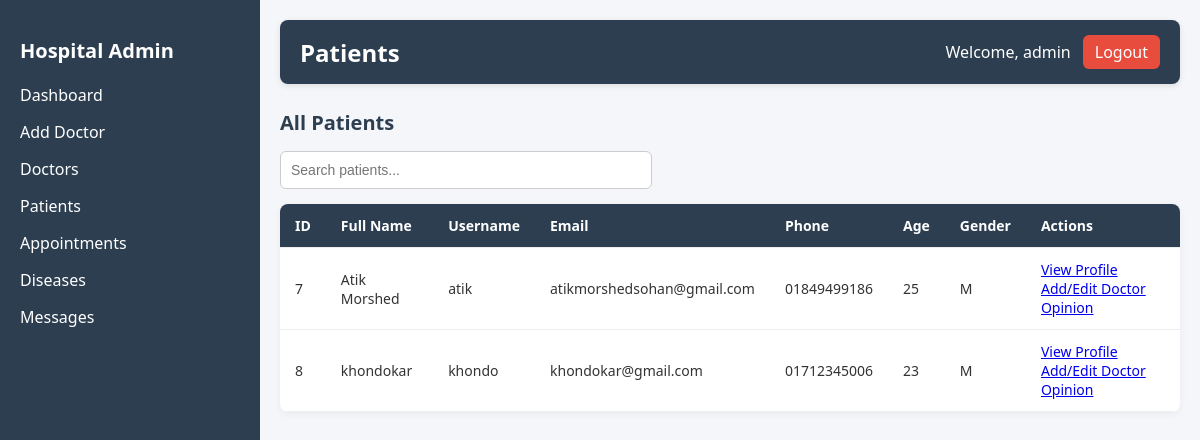
Page /custom_admin/patients/ (signed in) on the earlier database version.
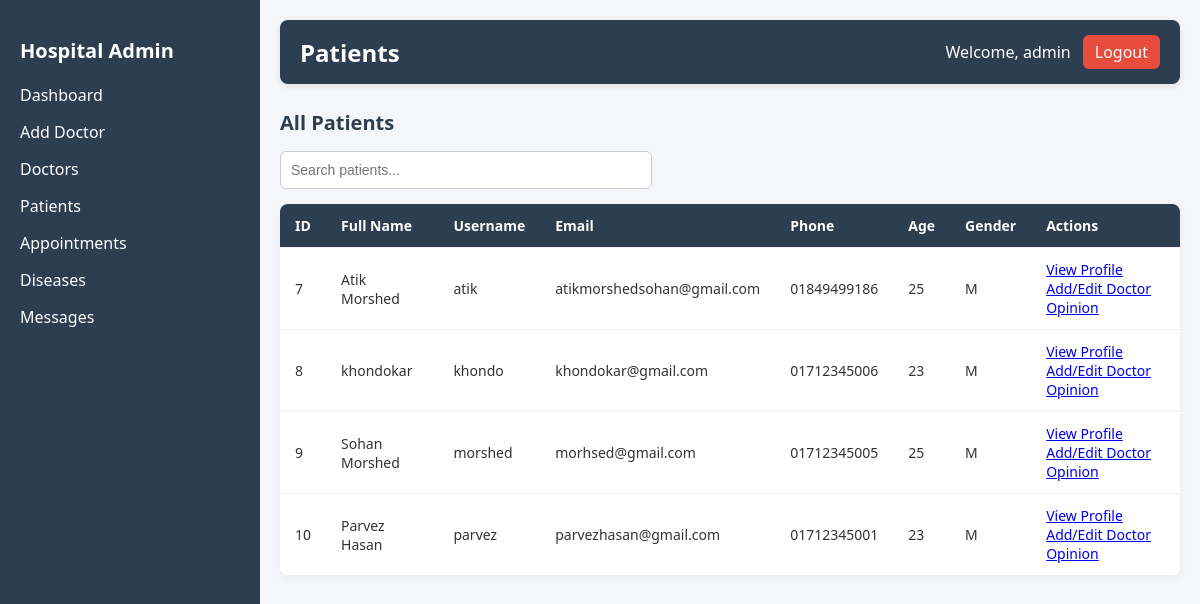
Same page on the later database version.
### main_app/models.py (models this page shows, shortened)
class User(AbstractUser):
    full_name = models.CharField(max_length=150)
    phone = models.CharField(max_length=15)
    nid = models.CharField(max_length=20)
    age = models.IntegerField(blank=True, null=True)
    gender = models.CharField(max_length=10)
    is_admin = models.BooleanField(default=False)

### custom_admin/views.py (the view)
# urls.py: path("patients/", views.patient_list, name="patient_list"),
@login_required
def patient_list(request):
    patients = User.objects.filter(is_admin=False, is_superuser=False, is_staff=False).order_by("id")
    return render(request, "patient_list.html", {"patients": patients})

### custom_admin/templates/patient_list.html (shortened to what this page needs)
{% load static %}
<!DOCTYPE html>
<html lang="en">
  <head>
    <link rel="stylesheet" href="{% static 'css/patient_list.css' %}" />
  </head>
  <body>
    {% include 'sidder_part.html' %}
    <div class="main-content">
      <header>
        <h1>Patients</h1>
        <div class="user-info">
          <span>Welcome, {{ request.user.username }}</span>
          <a href="{% url 'logout' %}" class="logout-btn">Logout</a>
        </div>
      </header>
      <section class="table-section">
        <h2>All Patients</h2>
        <input
          type="text"
          id="searchInput"
          placeholder="Search patients..."
          onkeyup="filterPatients()"
        />
        <table id="patientsTable">
          <thead>
            <tr>
              <th>ID</th>
              <th>Full Name</th>
              <th>Username</th>
              <th>Email</th>
              <th>Phone</th>
              <th>Age</th>
              <th>Gender</th>
              <th>Actions</th>
            </tr>
          </thead>
          <tbody>
            {% for patient in patients %}
            <tr>
              <td>{{ patient.id }}</td>
              <td>{{ patient.full_name }}</td>
              <td>{{ patient.username }}</td>
              <td>{{ patient.email }}</td>
              <td>{{ patient.phone }}</td>
              <td>{{ patient.age }}</td>
              <td>{{ patient.gender }}</td>
              <td>
                <a
                  href="{% url 'custom_admin:patient_profile' patient.id %}"
                  class="btn-view"
                >
                  View Profile
                </a>
                <a
                  href="{% url 'custom_admin:update_doctor_opinion' patient.id %}"
                >
                  Add/Edit Doctor Opinion
                </a>
              </td>
            </tr>
            {% empty %}
            <tr>
              <td colspan="8" class="no-data">No patients found.</td>
            </tr>
            {% endfor %}
          </tbody>
        </table>
      </section>
    </div>
  </body>
</html>

Differences in the rows shown:
added User: id "9", full_name "Sohan Morshed", username "morshed", email "morhsed@gmail.com", phone "01712345005", age "25", gender "M"
added User: id "10", full_name "Parvez Hasan", username "parvez", email "parvezhasan@gmail.com", phone "01712345001", age "23", gender "M"
